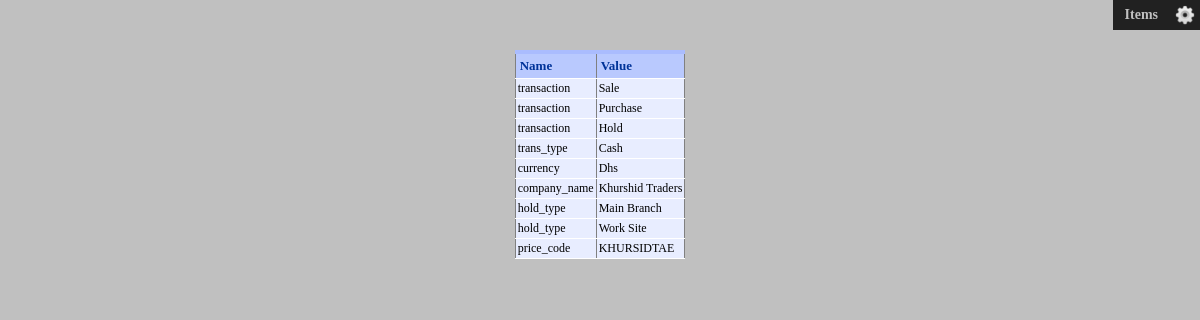
Page /config.php on the committed database.
### tables this page shows
CREATE TABLE `stock_config` (
  `name` varchar(50) NOT NULL,
  `value` varchar(50) NOT NULL
);

### config.php (the view, shortened to what this page needs)
<html>
<head>
	<link href="css/table_box.css" rel="stylesheet" type="text/css">
	<link href="css/panel.css" rel="stylesheet" type="text/css">
</head>
<body bgcolor="silver">
<?php include_once('panel.php'); ?>
<br />
<center>
	<table border="1" id="table_box">
		<thead>
			<tr>
				<th>Name</th>
				<th>Value</th>
			</tr>
		</thead>
		<tbody>
				<?php
					$res_table = mysql_query('SELECT * FROM stock_config');
					while($row = mysql_fetch_array($res_table)){
						echo '<tr>';
						echo '<td>'.$row['name'].'</td>';
						echo '<td>'.$row['value'].'</td>';
						echo '</tr>';
					}
				?>
		</tbody>
	</table>
</center>
</body>

### panel.php (shortened to what this page needs)
<table cellpadding="0" cellspacing="0" width="100%">
	<tr>
		<td align="right" valign="top">
			<table cellpadding="5" cellspacing="0" bgcolor="#212121">
				<tr>
					<td><a class="panel" href="items.php" <?php echo $style_items;?>>&nbsp;&nbsp;Items&nbsp;&nbsp;</a></td>
					<td><a class="panel" href="config.php" <?php echo $style_reports;?>><img src="imgs/settings.png" height="20" width="20"></img</a></td>
				</tr>
			</table>
		</td>
	</tr>
</table>

### css/table_box.css (style rules this page uses)
#table_box { font-family: "Lucida Sans Unicode", "Lucida Grande", "Sans-Serif"; font-size: 12px; margin: 2px; text-align: left; border-collapse: collapse; }
#table_box th { font-size: 13px; font-weight: bold; padding: 4px; background: #b9c9fe; border-top: 4px solid #aabcfe; border-bottom: 1px solid #fff; color: #039; }
#table_box td { padding: 2px; background: #e8edff; border-bottom: 1px solid #fff; color: #000; border-top: 1px solid transparent; }

### css/panel.css (style rules this page uses)
.panel { background: #212121; color: silver; font-size: 14px; font-weight: bold; font-family: Georgia, serif; text-decoration: none; vertical-align: middle; }

### config.php (style rules this page uses)
html,body { margin:0;padding:0; }

### rows in the picture
stock_config: name "transaction", value "Sale"
stock_config: name "transaction", value "Purchase"
stock_config: name "transaction", value "Hold"
stock_config: name "trans_type", value "Cash"
stock_config: name "currency", value "Dhs"
stock_config: name "company_name", value "Khurshid Traders"
stock_config: name "hold_type", value "Main Branch"
stock_config: name "hold_type", value "Work Site"
stock_config: name "price_code", value "KHURSIDTAE"
